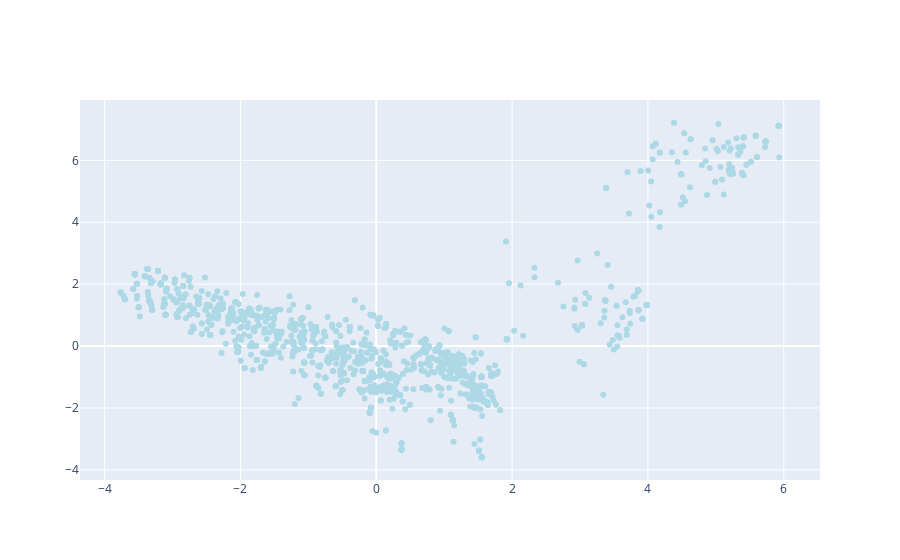

The notebook cell this image was saved under:
### Code cell
data = [
    go.Scatter(
        x = pca_df.iloc[:2000,0].values,
        y = pca_df.iloc[:2000,1].values,
        text = pca_df.iloc[:2000,2].values,
        hoverinfo = 'text',
        marker = dict(
            color = 'lightblue'
        ),
        mode='markers',
        showlegend = False
    )
]

iplot(data, filename = "add-hover-text")

### Figure 1 — Plotly figure (JSON) as saved in the notebook; plotly's stock layout.template omitted (floating-point values rounded to 4 significant figures; data arrays with more than 128 entries replaced by an {"elided": "..."} marker saying what was removed)
{"data": [{"hoverinfo": "text", "marker": {"color": "lightblue"}, "mode": "markers", "showlegend": false, "text": {"elided": "2000 str values"}, "type": "scatter", "x": {"elided": "2000 float values"}, "y": {"elided": "2000 float values"}}], "layout": {}}
